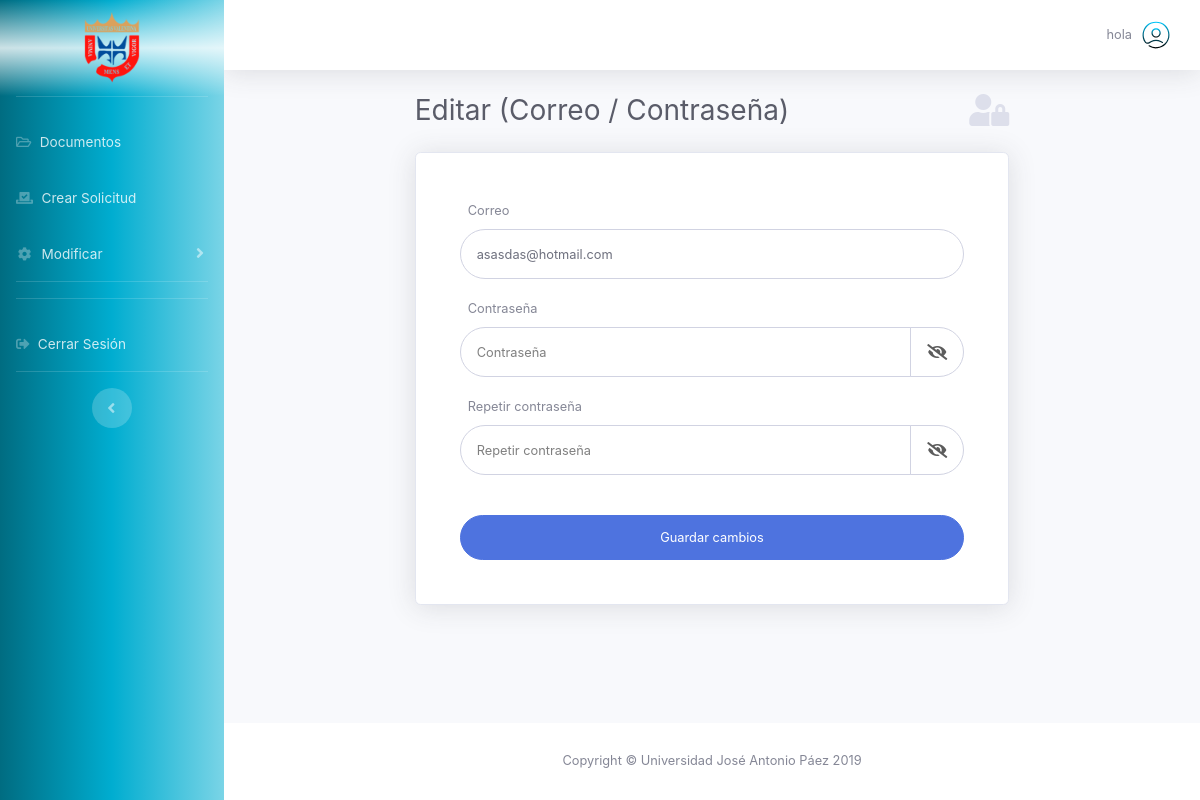
Before: /page-student-edit-pass.php (signed in) with the older database file.
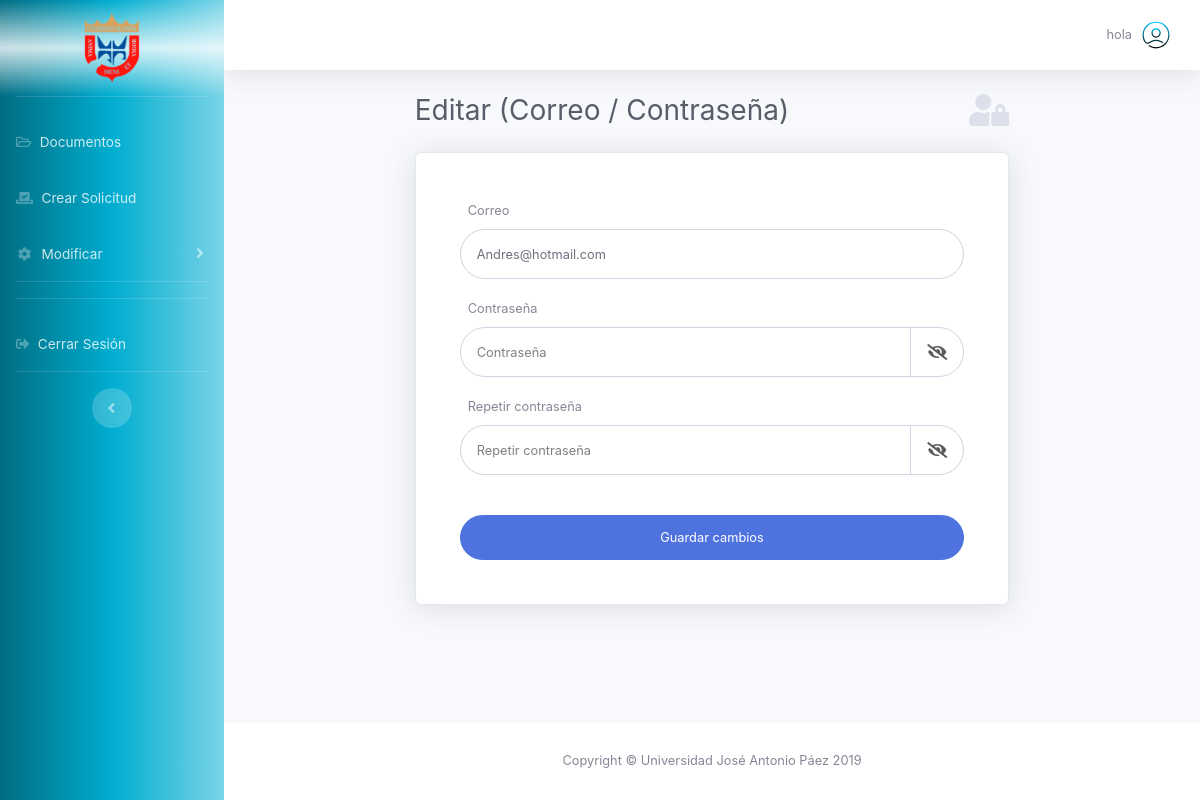
After: the same page with the newer database file.
### tables this page shows
CREATE TABLE `alumnos` (
  `id_alumno` int(11) NOT NULL,
  `cedula` bigint(30) NOT NULL,
  `p_nombre` varchar(100) NOT NULL,
  `s_nombre` varchar(100) NOT NULL,
  `p_apellido` varchar(100) NOT NULL,
  `s_apellido` varchar(100) NOT NULL,
  `fecha_nacimiento` date NOT NULL,
  `estado_civil` varchar(1) NOT NULL,
  `metodo_ingreso` int(11) NOT NULL,
  `carrera` int(2) NOT NULL DEFAULT '0',
  `turno` int(11) NOT NULL,
  `pais_nac` varchar(100) NOT NULL,
  `estado_nac` varchar(100) NOT NULL,
  `ciudad_nac` varchar(100) NOT NULL,
  `municipio_nac` varchar(100) NOT NULL,
  `username` text NOT NULL,
  `contrasena` text NOT NULL,
  `correo` text NOT NULL,
  `documento` int(11) NOT NULL,
  `parientename` varchar(10) NOT NULL,
  `parentesco` varchar(10) NOT NULL,
  `discapacidad` varchar(10) NOT NULL,
  `nombreInst` varchar(20) NOT NULL,
  `anoEgreso` int(10) NOT NULL,
  `codigoInst` varchar(10) NOT NULL,
  `estadoInst` varchar(10) NOT NULL,
  `tipoInst` int(1) NOT NULL,
  `fechaCreacion` date NOT NULL,
  `ultActualizacion` date NOT NULL,
  `check_datos` int(3) NOT NULL DEFAULT '0',
  `pregunta` varchar(266) NOT NULL,
  `respuesta` varchar(266) NOT NULL
);

### page-student-edit-pass.php (the view, shortened to what this page needs)
<!DOCTYPE html>
<html lang="es">
<head>
  <link href="vendor/fontawesome-free/css/all.min.css" rel="stylesheet" type="text/css">
  <link href="css/font.css" rel="stylesheet">
  <link href="css/sb-admin-2.css" rel="stylesheet">
  <link href="css/dash.css" rel="stylesheet">
  <link href="css/style.css" rel="stylesheet">
</head>
<body id="page-top">
  <div id="wrapper">
    <?php require 'front/general/sidebar.php';?>
    <div id="content-wrapper" class="d-flex flex-column">
      <div id="content">
        <?php require 'front/general/navbar.php';?>
        <div id="page-student-edit-pass" class="container-fluid">
          <?php
include 'back/conexion.php';
if (isset($_SESSION['cedula'])) {
    $cedula = $_SESSION['cedula'];
}else{
  $cedula = $_GET['ci'];
}
$consulta = "SELECT id_alumno, cedula, correo FROM `alumnos` WHERE cedula='" . $cedula . "'";
$resultado = mysqli_query($conexion, $consulta);
$datos = mysqli_fetch_array($resultado);
$correo = $datos['correo'];
?>
          <div class="d-sm-flex col-sm-12 col-md-10 col-lg-8 align-items-center justify-content-between mb-4 mx-auto">
            <h1 class="h3 mb-0 text-gray-800">Editar (Correo / Contraseña)</h1>
            <a class="d-none d-sm-inline-block"><i class="fas fa-user-lock fa-2x text-gray-300"></i></a>
          </div>
          <div class="col-sm-12 col-md-10 col-lg-8 mx-auto">
            <div class="card shadow mb-4">
              <div class="card-body">
                <div class="p-4">
                  <form id="passEditForm" method="POST" class="user needs-validation" novalidate>
                    <div class="form-group">
                      <label class="pl-2"><small>Correo</small></label><br>
                      <input type="email" id="correo" name="correo" class="form-control form-control-user"
                        placeholder="Correo" data-toggle="tooltip" data-placement="top" title="Correo"
                        value="<?php echo $correo ?>" required>
                    </div>
                    <div class="form-group">
                      <label class="pl-2"><small>Contraseña</small></label><br>
                      <div class="input-group">
                        <input type="password" id="contrasena" name="contrasena" minlength="4"
                          class="form-control form-control-user" placeholder="Contraseña" data-toggle="tooltip"
                          data-placement="top" title="Contraseña" value="">
                        <div class="input-group-append">
                          <a id="show" onclick="mostrarPassword()" class="btn btn-primary text-center align-middle">
                            <i id="showpass" class="fas fa-eye-slash"></i>
                          </a>
                        </div>
                      </div>
                    </div>
                     <div class="form-group">
                       <label class="pl-2"><small>Repetir contraseña</small></label><br>
                      <div class="input-group">
                        <input type="password" id="contrasena2" name="contrasena2" minlength="4"
                          class="form-control form-control-user" placeholder="Repetir contraseña" data-toggle="tooltip"
                          data-placement="top" title="Repetir contraseña" value=""
                          >
                        <div class="input-group-append">
                          <a id="show2" onclick="mostrarPassword()" class="btn btn-primary text-center align-middle">
                            <i id="showpass2" class="fas fa-eye-slash"></i>
                          </a>
                        </div>
                      </div>
                    </div>
                    <br>
                    <button id="editPass" type="submit" class="btn btn-primary btn-user btn-block">
                      Guardar cambios
                    </button>
                  </form>
                </div>
              </div>
            </div>
          </div>
        </div>
      </div>
      <?php require 'front/general/footer.php';?>
    </div>
  </div>
</body>
</html>

Changed rows visible on the page:
changed alumnos: correo "asasdas@hotmail.com" → "Andres@hotmail.com"
